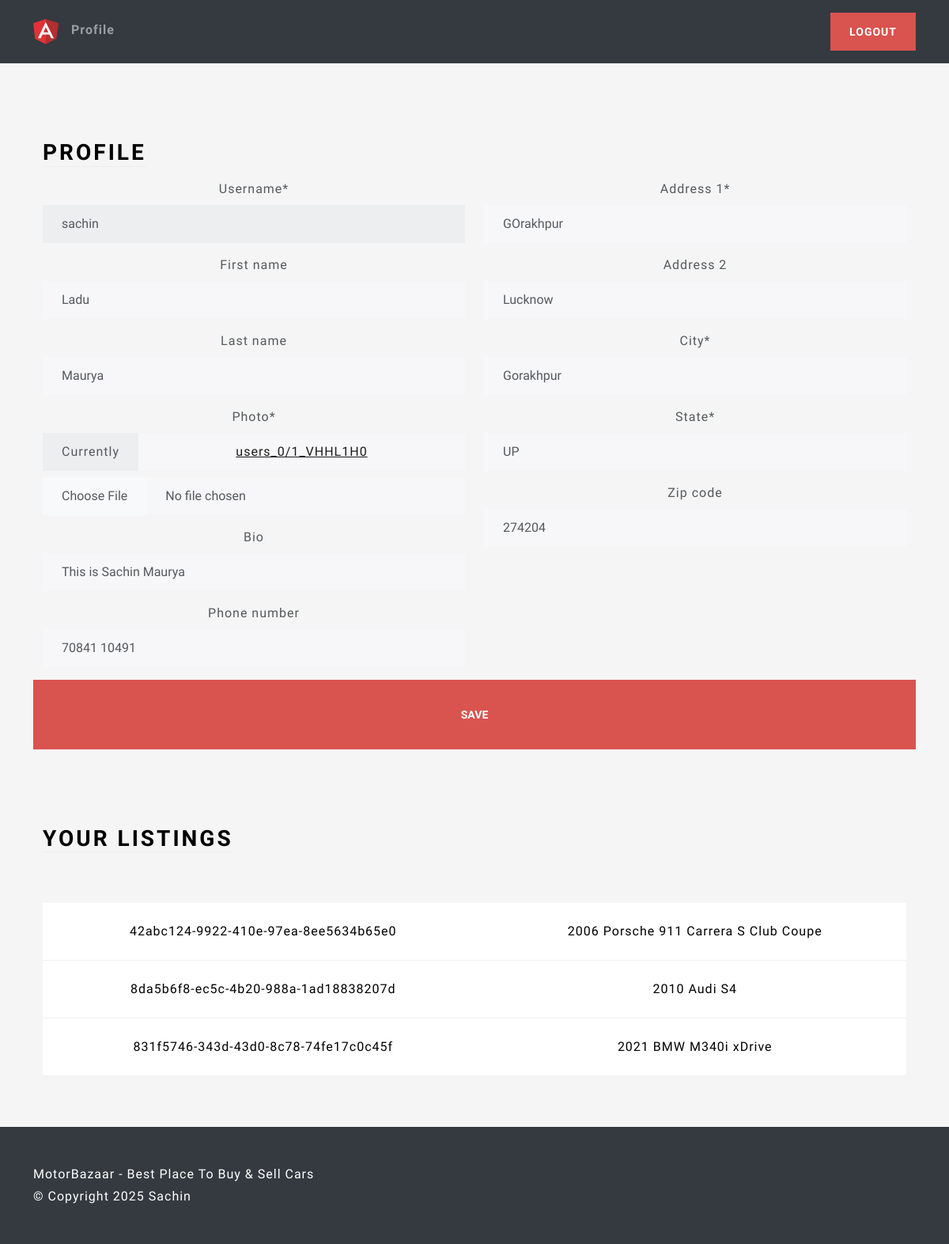
The app's page /profile/ (signed in), older data.
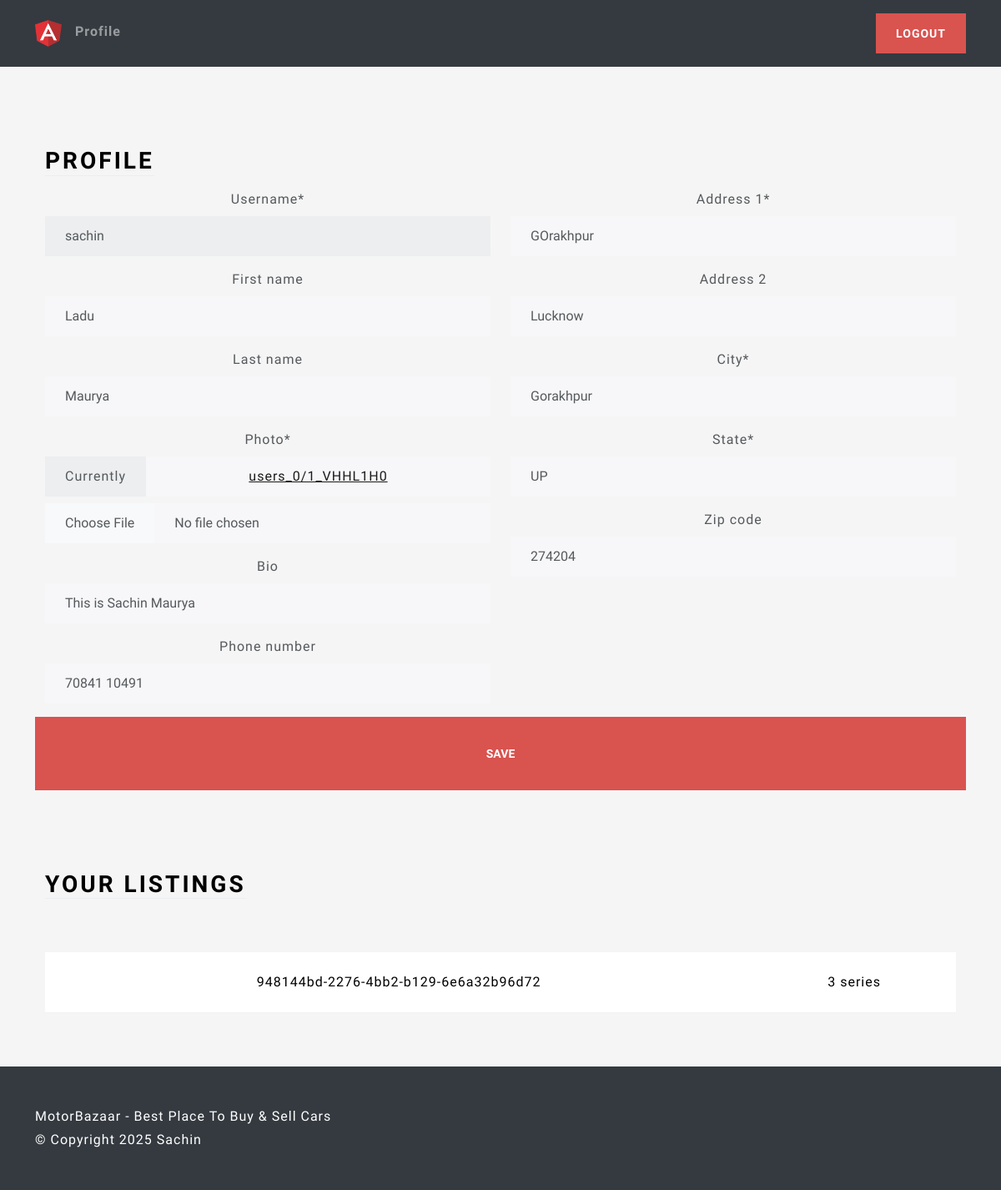
The same page, newer data.
### users/models.py (models this page shows, shortened)
class Profile(models.Model):
    user=models.OneToOneField(User, on_delete=models.CASCADE) #models.cascade means when user is deleted then profile is also deleted
    photo=models.ImageField(upload_to=user_directory_path, null=True)
    bio=models.CharField(max_length=200, blank=True)
    phone_number=models.CharField(max_length=12, blank=True)
    location=models.OneToOneField(Location, on_delete=models.SET_NULL, null=True)

class Location(models.Model):
    address_1=models.CharField(max_length=150)
    address_2=models.CharField(max_length=150,blank=True)
    city=models.CharField(max_length=100)
    state=models.CharField(max_length=100 ,default='UP')
    zip_code=models.CharField(max_length=10,blank=True)

### mainapp/models.py (models this page shows, shortened)
class Listing(models.Model):
    id=models.UUIDField(primary_key=True, default=uuid.uuid4,unique=True, editable=False)
    created_at=models.DateTimeField(auto_now_add=True)
    updated_at=models.DateTimeField(auto_now=True)
    seller=models.ForeignKey(Profile, on_delete=models.CASCADE) #when profile get deleted, all listings will be deleted
    brands=models.CharField(max_length=30,choices=CAR_BRANDS,default=None)
    model=models.CharField(max_length=100)
    plateNumber=models.CharField(max_length=10)
    mileage=models.IntegerField(default=0)
    color=models.CharField(max_length=30,default='white')
    description=models.TextField()
    engine=models.CharField(max_length=30)
    transmission=models.CharField(max_length=30,choices=TRANSMISSION,default=None)
    location=models.OneToOneField(Location,on_delete=models.SET_NULL,null=True)
    image=models.ImageField(upload_to=user_listing_path)

### users/views.py (the view, shortened to what this page needs)
# urls.py: path('profile/',ProfileView.as_view(),name='profile'),
@method_decorator(login_required,name='dispatch')
class ProfileView(View):
    def get(self,request):
        user_listing=Listing.objects.filter(seller=request.user.profile)
        user_form=UserForm(instance=request.user)
        profile_form=ProfileForm(instance=request.user.profile)
        location_form=LocationForm(instance=request.user.profile.location)
        return render(request,'views/profile.html',{'user_form':user_form,'profile_form':profile_form,'location_form':location_form,'user_listing':user_listing})

### users/forms.py
class UserForm(forms.ModelForm):
    username=forms.CharField(disabled=True)
    class Meta:
        model=User
        fields=('username','first_name','last_name')

class ProfileForm(forms.ModelForm):
    class Meta:
        model=Profile
        fields=('photo','bio','phone_number')

### users/templates/views/profile.html (shortened to what this page needs)
{% extends "base/base.html" %}
{% load static %}
{% load crispy_forms_tags %}
{% block 'body' %}
<div class="container-fluid text-center py-5">
    <div class="container px-4 py-5" id="hanging-icons">
        <div class="row g-4">
            <div class="col d-flex align-items-start">
                <div>
                    <h2 class="mb-3 border-bottom" style="color: black">Profile</h2>
                </div>
            </div>
        </div>
        <form action="" method="post" enctype="multipart/form-data">
            <div class="row">
                <div class="col-6">
                    {{ user_form|crispy }}
                    {{ profile_form|crispy }}
                </div>
                <div class="col-6">
                    {{ location_form|crispy }}
                </div>
                <br>
                <button class="btn btn-lg btn-danger" type="submit" value="Submit">Save</button>
            </div>
        </form>
    </div>
    <div class="container px-4">
        <div class="row g-4 py-5">
            <div class="col d-flex align-items-start">
                <div>
                    <h2 class="mb-3 border-bottom" style="color: black">Your Listings</h2>
                </div>
            </div>
        </div>
        <table class="table table-hover">
            <tbody>
                {% for listing in user_listing %}
                <tr>
                    <td>{{listing.id}}</td>
                    <td>{{listing.model}}</td>
                </tr>
                {% endfor %}
            </tbody>
        </table>
    </div>
</div>
{% endblock %}

### mainapp/templates/base/base.html (shortened to what this page needs)
{% load static %}
<!DOCTYPE html>
<html lang="en" class="h-100">
<head>
    <link href="{% static 'css/bootstrap.min.css' %}" rel="stylesheet">
    <link href="{% static 'css/style.css' %}" rel="stylesheet">
</head>
<body>
    {% block 'header' %}
    <header class="p-3 bg-dark text-white w-100 nav-masthead">
        <div class="container">
            <div class="d-flex flex-wrap align-items-center justify-content-center justify-content-lg-start">
                <a href="{% url 'home' %}"
                    class="d-flex align-items-center mb-2 mb-lg-0 text-white text-decoration-none">
                    <img class="bi me-2" width="32" height="32" src="{% static 'images/logo.png' %}"
                        aria-label="Bootstrap">
                </a>
                {% if request.user.is_authenticated %}
                <ul class="nav col-12 col-lg-auto me-lg-auto mb-2 justify-content-center mb-md-0">
                    <li>
                        <a href="{%url 'profile' %}"  class="nav-link px-2">Profile</a>
                    </li>
                </ul class="text-end">
                <div>
                    <a href="{% url 'logout' %}" type="button" class="btn btn-danger">Logout</a>
                </div>
                {% endif %}
            </div>
        </div>
    </header>
    {% endblock %}
    {% block 'body'%}
    {% endblock %}
</body>
{% block 'footer' %}
<footer class="footer  text-white bg-dark py-5 ">
    <div class="container">
        <p class="mb-1">MotorBazaar - Best Place To Buy & Sell Cars</p>
        <p class="mb-0">© Copyright {% now 'Y' %} Sachin</p>
    </div>
</footer>
{% endblock %}
</html>

### mainapp/static/css/style.css (style rules this page uses)
html, body { height: 100%; }
body { align-items: center; padding-bottom: 40px; background-color: #f5f5f5; }
.h2, h2 { color: white; }
.nav-masthead .nav-link { padding: .25rem 0; font-weight: 700; color: rgba(255, 255, 255, .5); background-color: transparent; border-bottom: .25rem solid transparent; }

Row changes from the older to the newer data that the page shows:
removed Listing: id "42abc124-9922-410e-97ea-8ee5634b65e0", model "2006 Porsche 911 Carrera S Club Coupe"
removed Listing: id "8da5b6f8-ec5c-4b20-988a-1ad18838207d", model "2010 Audi S4"
removed Listing: id "831f5746-343d-43d0-8c78-74fe17c0c45f", model "2021 BMW M340i xDrive"
added Listing: id "948144bd-2276-4bb2-b129-6e6a32b96d72", model "3 series"
